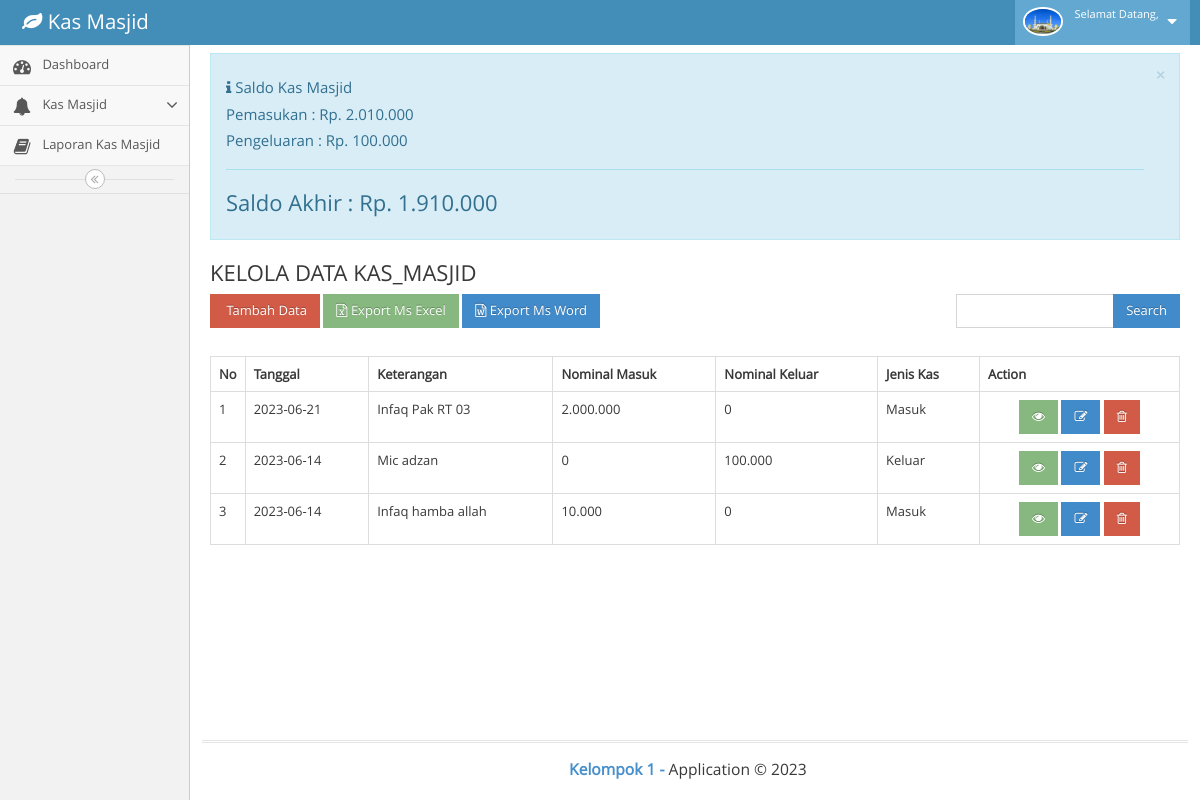
/index.php/rekap_kas_masjid, run on an earlier commit of the app's database.
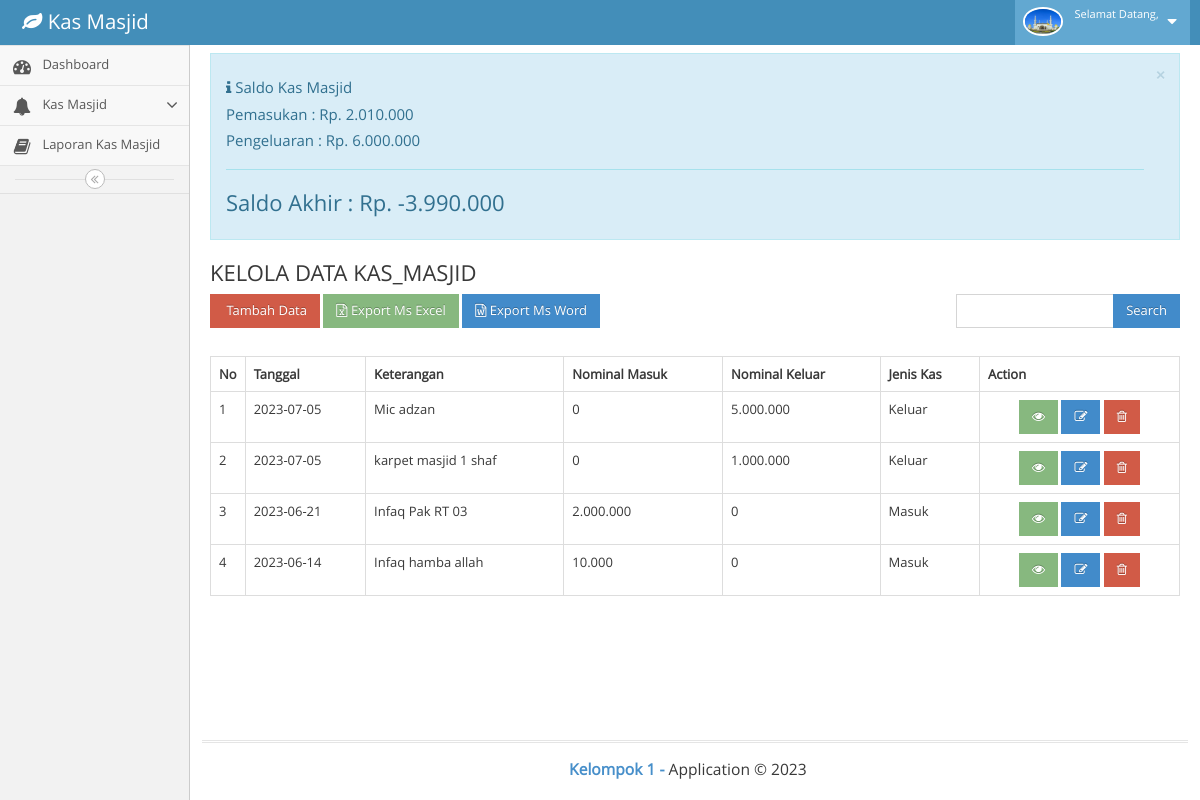
And on a later commit of the database.
### tables this page shows
CREATE TABLE `kas_masjid` (
  `id_km` int(11) NOT NULL,
  `tgl_km` date NOT NULL,
  `uraian_km` varchar(200) NOT NULL,
  `masuk` int(11) NOT NULL,
  `keluar` int(11) NOT NULL,
  `jenis` enum('Masuk','Keluar') NOT NULL
);

### application/libraries/Template.php (called while the page is built)
<?php
Class Template{
    var $template_data = array();
    function set($name, $value)
    {
        $this->template_data[$name]=$value;
    }
    function load($template ='', $view ='', $view_data = array(), $return =FALSE)
    {
        $this->CI=& get_instance();
        $this->set('contents',$this->CI->load->view($view, $view_data, TRUE));
        return $this->CI->load->view($template, $this->template_data, $return);
    }
}

### application/controllers/Rekap_kas_masjid.php (called while the page is built, shortened)
<?php
class Rekap_kas_masjid extends CI_Controller
{
    public function index()
    {
        $q = urldecode($this->input->get('q', TRUE));
        $start = intval($this->uri->segment(3));
        if ($q <> '') {
            $config['base_url'] = base_url() . '.php/c_url/index.html?q=' . urlencode($q);
            $config['first_url'] = base_url() . 'index.php/rekap_kas_masjid/index.html?q=' . urlencode($q);
        } else {
            $config['base_url'] = base_url() . 'index.php/rekap_kas_masjid/index/';
            $config['first_url'] = base_url() . 'index.php/rekap_kas_masjid/index/';
        }
        $config['per_page'] = 10;
        $config['page_query_string'] = FALSE;
        $config['total_rows'] = $this->Rekap_kas_masjid_model->total_rows($q);
        $rekap_kas_masjid = $this->Rekap_kas_masjid_model->get_limit_data($config['per_page'], $start, $q);
        $config['full_tag_open'] = '<ul class="pagination pagination-sm no-margin pull-right">';
        $config['full_tag_close'] = '</ul>';
        $this->pagination->initialize($config);
        $data = array(
            'rekap_kas_masjid_data' => $rekap_kas_masjid,
            'q' => $q,
            'pagination' => $this->pagination->create_links(),
            'total_rows' => $config['total_rows'],
            'start' => $start,
        );
        $this->template->load('template','rekap_kas_masjid/kas_masjid_list', $data);
    }
}

### index.php (called while the page is built, shortened)
<?php
require_once BASEPATH.'core/CodeIgniter.php';

### application/config/config.php (called while the page is built, shortened)
<?php
$config['base_url'] = ((isset($_SERVER['HTTPS']) && $_SERVER['HTTPS'] == "on") ? "https" : "http");
$config['base_url'] .= "://".$_SERVER['HTTP_HOST'];
$config['base_url'] .= str_replace(basename($_SERVER['SCRIPT_NAME']),"",$_SERVER['SCRIPT_NAME']);
$config['index_page'] = '';
$config['uri_protocol']	= 'REQUEST_URI';
$config['url_suffix'] = '';
$config['language']	= 'english';
$config['charset'] = 'UTF-8';
$config['enable_hooks'] = FALSE;
$config['subclass_prefix'] = 'MY_';
$config['composer_autoload'] = FALSE;
$config['permitted_uri_chars'] = 'a-z 0-9~%.:_\-';
$config['enable_query_strings'] = FALSE;
$config['controller_trigger'] = 'c';
$config['function_trigger'] = 'm';
$config['directory_trigger'] = 'd';
$config['allow_get_array'] = TRUE;
$config['log_threshold'] = 0;
$config['log_path'] = '';
$config['log_file_extension'] = '';
$config['log_file_permissions'] = 0644;
$config['log_date_format'] = 'Y-m-d H:i:s';
$config['error_views_path'] = '';
$config['cache_path'] = '';
$config['cache_query_string'] = FALSE;
$config['encryption_key'] = '';
$config['sess_driver'] = 'files';
$config['sess_cookie_name'] = 'ci_session';
$config['sess_expiration'] = 7200;
$config['sess_save_path'] = NULL;
$config['sess_match_ip'] = FALSE;
$config['sess_time_to_update'] = 300;
$config['sess_regenerate_destroy'] = FALSE;
$config['cookie_prefix']	= '';
$config['cookie_domain']	= '';
$config['cookie_path']		= '/';
$config['cookie_secure']	= FALSE;
$config['cookie_httponly'] 	= FALSE;
$config['standardize_newlines'] = FALSE;
$config['global_xss_filtering'] = FALSE;
$config['csrf_protection'] = FALSE;
$config['csrf_token_name'] = 'csrf_test_name';
$config['csrf_cookie_name'] = 'csrf_cookie_name';
$config['csrf_expire'] = 7200;
$config['csrf_regenerate'] = TRUE;
$config['csrf_exclude_uris'] = array();
$config['compress_output'] = FALSE;
$config['time_reference'] = 'local';
$config['rewrite_short_tags'] = FALSE;
$config['proxy_ips'] = '';

### application/models/Rekap_kas_masjid_model.php (called while the page is built, shortened)
<?php
class Rekap_kas_masjid_model extends CI_Model
{
    public $table = 'kas_masjid';
    public $id = 'id_km';
    public $order = 'DESC';
    function total_rows($q = NULL) {
        $this->db->like('id_km', $q);
        $this->db->or_like('tgl_km', $q);
        $this->db->or_like('uraian_km', $q);
        $this->db->or_like('masuk', $q);
        $this->db->or_like('keluar', $q);
        $this->db->or_like('jenis', $q);
        $this->db->from($this->table);
        return $this->db->count_all_results();
    }
    function get_limit_data($limit, $start = 0, $q = NULL) {
        $this->db->order_by($this->id, $this->order);
        $this->db->like('id_km', $q);
        $this->db->or_like('tgl_km', $q);
        $this->db->or_like('uraian_km', $q);
        $this->db->or_like('masuk', $q);
        $this->db->or_like('keluar', $q);
        $this->db->or_like('jenis', $q);
        $this->db->limit($limit, $start);
        return $this->db->get($this->table)->result();
    }
}

### application/views/rekap_kas_masjid/kas_masjid_list.php (the view, shortened to what this page needs)
<div class="content-wrapper">
    <section class="content">
        <div class="row">
            <div class="col-xs-12">
                <?php
                    $koneksi = new mysqli ("localhost","root","","db_kas_masjid");
                    $sql = $koneksi->query("SELECT SUM(masuk) as tot_masuk  from kas_masjid where jenis='Masuk'");
                    while ($data= $sql->fetch_assoc()) {
                        $masuk=$data['tot_masuk'];
                    }
                ?>
                <?php
                    $koneksi = new mysqli ("localhost","root","","db_kas_masjid");
                    $sql = $koneksi->query("SELECT SUM(keluar) as tot_keluar  from kas_masjid where jenis='Keluar'");
                    while ($data= $sql->fetch_assoc()) {
                        $keluar=$data['tot_keluar'];
                    }
                ?>
                <div class="alert alert-info alert-dismissible">
                    <button type="button" class="close" data-dismiss="alert" aria-hidden="true">&times;</button>
                    <h5><i class="icon fa fa-info"></i> Saldo Kas Masjid</h5>
                    <h5>Pemasukan :
                        <?php
                            $rupiah = number_format($masuk, 0, ',', '.');
                            echo 'Rp. '.$rupiah;
                        ?>
                    </h5>
                    <h5>Pengeluaran :
                        <?php
                            $rupiah = number_format($keluar, 0, ',', '.');
                            echo 'Rp. '. $rupiah;
                        ?>
                    </h5>
                    <hr>
                    <h3>Saldo Akhir :
                        <?php
                            $saldo= $masuk-$keluar;
                            $rupiah = number_format($saldo, 0, ',', '.');
                            echo 'Rp. '. $rupiah;
                        ?>
                    </h3>
                </div>
                <div class="box-header">
                    <h3 class="box-title">KELOLA DATA KAS_MASJID</h3>
                </div>
                <div class="box-body">
                    <div class='row'>
                        <div class='col-md-9'>
                            <div style="padding-bottom: 10px;"'>
                                <?= anchor(site_url('rekap_kas_masjid/create'), '<i class="fa fa-wpforms" aria-hidden="true"></i> Tambah Data', 'class="btn btn-danger btn-sm"'); ?>
                                <?= anchor(site_url('rekap_kas_masjid/excel'), '<i class="fa fa-file-excel-o" aria-hidden="true"></i> Export Ms Excel', 'class="btn btn-success btn-sm"'); ?>
                                <?= anchor(site_url('rekap_kas_masjid/word'), '<i class="fa fa-file-word-o" aria-hidden="true"></i> Export Ms Word', 'class="btn btn-primary btn-sm"'); ?></div>
                            </div>
                            <div class='col-md-3'>
                                <form action="<?= site_url('rekap_kas_masjid/index'); ?>" class="form-inline" method="get">
                                        <div class="input-group">
                                            <input type="text" class="form-control" name="q" value="<?= $q; ?>">
                                            <span class="input-group-btn">
                                            <button class="btn btn-sm btn-primary" type="submit">Search</button>
                                            </span>
                                        </div>
                                    </form>
                                </div>
                            </div>
                            <div class="row" style="margin-bottom: 10px">
                                <div class="col-md-4 text-center">
                                </div>
                                <div class="col-md-1 text-right">
                                </div>
                                <div class="col-md-3 text-right">
                                </div>
                            </div>
                            <div class="box-body" style="overflow-x: scroll;">
                                <table class="table table-bordered" style="margin-bottom: 10px">
                                    <tr>
                                        <th>No</th>
                                        <th>Tanggal</th>
                                        <th>Keterangan</th>
                                        <th>Nominal Masuk</th>
                                        <th>Nominal Keluar</th>
                                        <th>Jenis Kas</th>
                                        <th>Action</th>
                                    </tr>
                                    <?php
                                        foreach ($rekap_kas_masjid_data as $rekap_kas_masjid)
                                        {
                                            ?>
                                            <tr>
                                                <td width="10px"><?= ++$start ?></td>
                                                <td><?= $rekap_kas_masjid->tgl_km ?></td>
                                                <td><?= $rekap_kas_masjid->uraian_km ?></td>
                                                <td><?= number_format($rekap_kas_masjid->masuk, 0, ',', '.'); ?></td>
                                                <td><?= number_format($rekap_kas_masjid->keluar, 0, ',', '.'); ?></td>
                                                <td><?= $rekap_kas_masjid->jenis ?></td>
                                                <td style="text-align:center" width="200px">
                                                    <?php
                                                    echo anchor(site_url('rekap_kas_masjid/read/'.$rekap_kas_masjid->id_km),'<i class="fa fa-eye" aria-hidden="true"></i>','class="btn btn-success btn-sm"');
                                                    echo anchor(site_url('rekap_kas_masjid/update/'.$rekap_kas_masjid->id_km),'<i class="fa fa-pencil-square-o" aria-hidden="true"></i>','class="btn btn-primary btn-sm"');
                                                    echo anchor(site_url('rekap_kas_masjid/delete/'.$rekap_kas_masjid->id_km),'<i class="fa fa-trash-o" aria-hidden="true"></i>','class="btn btn-danger btn-sm" Delete','onclick="javasciprt: return confirm(\'Are You Sure ?\')"');
                                                    ?>
                                                </td>
                                            </tr>
                                    <?php
                                        }
                                    ?>
                                </table>
                                <div class="row">
                                    <div class="col-md-6">
                                </div>
                                <div class="col-md-6 text-right">
                                </div>
                            </div>
                        </div>
                    </div>
                </div>
            </div>
    </section>
</div>

### application/views/template.php (shortened to what this page needs)
<!DOCTYPE html>
<html lang="en">
	<head>
		<link rel="stylesheet" href="<?= base_url() ?>assets/assets/css/bootstrap.min.css" />
		<link rel="stylesheet" href="<?= base_url() ?>assets/assets/font-awesome/4.5.0/css/font-awesome.min.css" />
		<link rel="stylesheet" href="<?= base_url() ?>assets/assets/css/ace.min.css" class="ace-main-stylesheet" id="main-ace-style" />
		<link rel="stylesheet" href="<?= base_url() ?>assets/assets/css/ace-skins.min.css" />
		<link rel="stylesheet" href="<?= base_url() ?>assets/assets/css/ace-rtl.min.css" />
	</head>
	<body class="no-skin">
		<div id="navbar" class="navbar navbar-default ace-save-state">
			<div class="navbar-container ace-save-state" id="navbar-container">
				<div class="navbar-header pull-left">
					<a href="<?= base_url() ?>home" class="navbar-brand">
						<small>
							<i class="fa fa-leaf"></i>
							Kas Masjid
						</small>
					</a>
				</div>
				<div class="navbar-buttons navbar-header pull-right" role="navigation">
					<ul class="nav ace-nav">
						<li class="light-blue dropdown-modal">
							<a data-toggle="dropdown" href="#" class="dropdown-toggle">
								<img class="nav-user-photo" src="<?= base_url() ?>assets/assets/images/avatars/masjid2.jpg" alt="Jason's Photo" />
								<span class="user-info">
									<small>Selamat Datang,</small>
								</span>
								<i class="ace-icon fa fa-caret-down"></i>
							</a>
						</li>
					</ul>
				</div>
			</div>
		</div>
		<div class="main-container ace-save-state" id="main-container">
			<div id="sidebar" class="sidebar responsive ace-save-state">
				<ul class="nav nav-list">
					<li class="">
						<a href="<?= base_url() ?>home">
							<i class="menu-icon fa fa-tachometer"></i>
							<span class="menu-text"> Dashboard </span>
						</a>
					</li>
					<li class="">
						<a href="" class="dropdown-toggle">
							<i class="menu-icon fa fa-bell"></i>
							<span class="menu-text">
								Kas Masjid
							</span>
							<b class="arrow fa fa-angle-down"></b>
						</a>
					</li>
					<li class="">
						<a href="<?= base_url() ?>laporan">
							<i class="menu-icon fa fa-book"></i>
							<span class="menu-text"> Laporan Kas Masjid </span>
						</a>
					</li>
				</ul>
				<div class="sidebar-toggle sidebar-collapse" id="sidebar-collapse">
					<i id="sidebar-toggle-icon" class="ace-icon fa fa-angle-double-left ace-save-state" data-icon1="ace-icon fa fa-angle-double-left" data-icon2="ace-icon fa fa-angle-double-right"></i>
				</div>
			</div>
			<div class="main-content">
				<div class="main-content-inner">
					<div class="page-content">
						<div class="row">
							<div class="col-xs-12">
								<div class="row">
									<div class="col-xs-12">
										 <?= $contents ?>
									</div>
								</div>
							</div>
						</div>
					</div>
				</div>
			</div>
			<div class="footer">
				<div class="footer-inner">
					<div class="footer-content">
						<span class="bigger-120">
							<span class="blue bolder">Kelompok 1 - </span>
							Application &copy; 2023
						</span>
					</div>
				</div>
			</div>
		</div>
	</body>
</html>

What changed in the data, as far as the page shows it:
removed kas_masjid: tgl_km "2023-06-14", uraian_km "Mic adzan", masuk "0", keluar "100.000", jenis "Keluar"
added kas_masjid: tgl_km "2023-07-05", uraian_km "Mic adzan", masuk "0", keluar "5.000.000", jenis "Keluar"
added kas_masjid: tgl_km "2023-07-05", uraian_km "karpet masjid 1 shaf", masuk "0", keluar "1.000.000", jenis "Keluar"
Also different on the page:
$rupiah: "100.000" → "6.000.000"
$rupiah: "1.910.000" → "-3.990.000"
